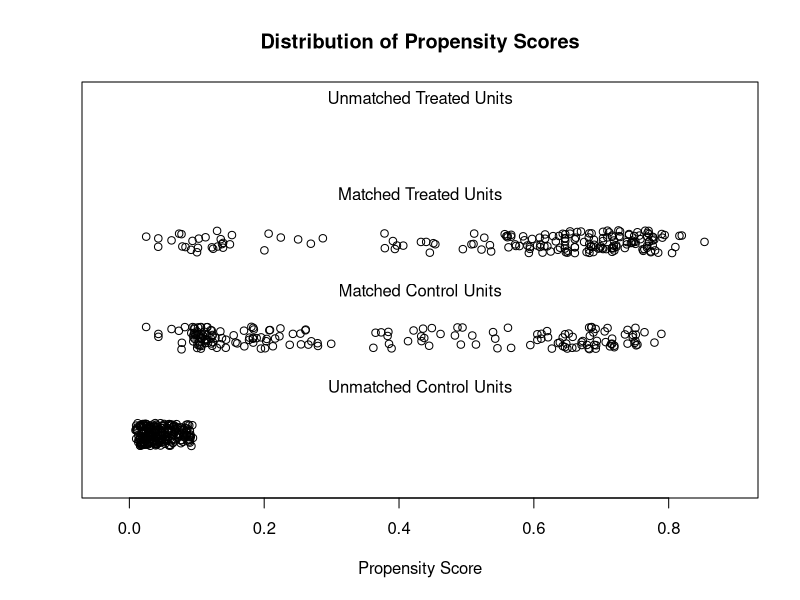
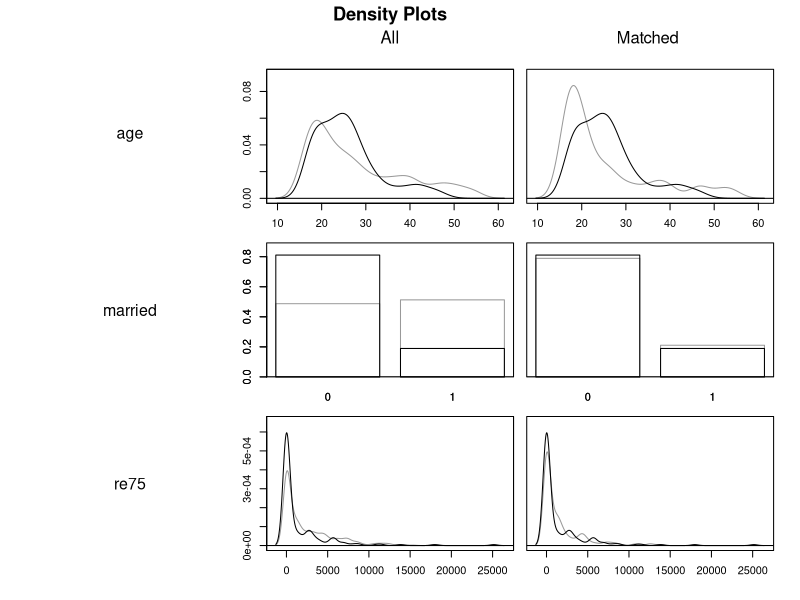

R code for these plots, in order: (Note: this script raises an error after producing the figures.)
library("MatchIt")
data("lalonde")

head(lalonde)

## Check Initial Imbalance ------------------------------------------------------------------ #
m.out0 <- matchit(treat ~ age + educ + race + married + nodegree + re74 + re75,
                  data=lalonde,
                  method=NULL,
                  distance = "glm")

# Checking balance prior to matching
summary(m.out0)
# Summary of Balance for All Data:
#            Means Treated Means Control Std. Mean Diff. Var. Ratio eCDF Mean eCDF Max
# distance          0.5774        0.1822          1.7941     0.9211    0.3774   0.6444
# age              25.8162       28.0303         -0.3094     0.4400    0.0813   0.1577
# educ             10.3459       10.2354          0.0550     0.4959    0.0347   0.1114
# raceblack         0.8432        0.2028          1.7615          .    0.6404   0.6404
# racehispan        0.0595        0.1422         -0.3498          .    0.0827   0.0827
# racewhite         0.0973        0.6550         -1.8819          .    0.5577   0.5577
# married           0.1892        0.5128         -0.8263          .    0.3236   0.3236
# nodegree          0.7081        0.5967          0.2450          .    0.1114   0.1114
# re74           2095.5737     5619.2365         -0.7211     0.5181    0.2248   0.4470
# re75           1532.0553     2466.4844         -0.2903     0.9563    0.1342   0.2876

# severe imbalance as measured by the standardized mean differences (Std. Mean Diff.),
# variance ratios (Var. Ratio), empirical cumulative distribution function (eCDF) statistics.

# Values of standardized mean differences and eCDF statistics close to zero and
# values of variance ratios close to one indicate good balance.

# Here, many of them are far from their ideal values.

## Matching -------------------------------------------------------------------------------- #
# 1:1 nearest neighbor (NN) matching on the propensity score
# which is appropriate for estimating the ATT.
# One by one, each treated unit is paired with an available control unit 
# that has the closest propensity score to it. 
# Any remaining control units are left unmatched and excluded from further analysis.

# Propensity score matching can be an effective way to achieve covariate balance
# in treatment groups.

# 1:1 NN PS matching w/o replacement
m.out1 <- matchit(treat ~ age + educ + race + married +
                    nodegree + re74 + re75,
                  data=lalonde,
                  method = "nearest",
                  distance = "glm") # logistic regression propensity score.
# m.out1
# A `matchit` object
# - method: 1:1 nearest neighbor matching without replacement
# - distance: Propensity score
# - estimated with logistic regression
# - number of obs.: 614 (original), 370 (matched)
# - target estimand: ATT
# - covariates: age, educ, race, married, nodegree, re74, re75

# Checking balance after NN matching
summary(m.out1, un = FALSE) # `un = TRUE` display the balance before & after matching

# Summary of Balance for Matched Data:
#            Means Treated Means Control Std. Mean Diff. Var. Ratio eCDF Mean eCDF Max
# distance          0.5774        0.3629          0.9739     0.7566    0.1321   0.4216
# age              25.8162       25.3027          0.0718     0.4568    0.0847   0.2541
# educ             10.3459       10.6054         -0.1290     0.5721    0.0239   0.0757
# raceblack         0.8432        0.4703          1.0259          .    0.3730   0.3730
# racehispan        0.0595        0.2162         -0.6629          .    0.1568   0.1568
# racewhite         0.0973        0.3135         -0.7296          .    0.2162   0.2162
# married           0.1892        0.2108         -0.0552          .    0.0216   0.0216
# nodegree          0.7081        0.6378          0.1546          .    0.0703   0.0703
# re74           2095.5737     2342.1076         -0.0505     1.3289    0.0469   0.2757
# re75           1532.0553     1614.7451         -0.0257     1.4956    0.0452   0.2054
#            Std. Pair Dist.
# distance            0.9740
# age                 1.3938
# educ                1.2474
# raceblack           1.0259
# racehispan          1.0743
# racewhite           0.8390
# married             0.8281
# nodegree            1.0106
# re74                0.7965
# re75                0.7381

# Although balance has improved for some covariates, in general balance is still quite poor,
# indicating that nearest neighbor propensity score matching is not sufficient for
# removing confounding in this dataset.

# Distribution of propensity scores of those who were matched 
plot(m.out1, type = "jitter", interactive = FALSE)

# Examine balance on the covariates
plot(m.out1, type = "density", interactive = FALSE, which.xs = ~age + married + re75)

# Imbalances are represented by the differences between the black(treated) & gray(control)
# distributions.
# Although married and re75 appear to have improved balance after matching, the case is mixed for age.

## Trying a Different Matching Specification ----------------------------------------------- #
# Given the poor performance of nearest neighbor matching in this example, 
# try a different matching method or make other changes to the matching algorithm 
# or distance specification.

# Full matching: matches every treated unit to at least one control and every control to 
# at least one treated unit.

# Probit for propensity score model.

# Full matching on a probit PS
m.out2 <- matchit(treat ~ age + educ + race + married + nodegree + re74 + re75,
                  data=lalonde,
                  method = "full",
                  distance = "glm",
                  link = "probit")
m.out2
# A `matchit` object
# - method: Optimal full matching
# - distance: Propensity score
# - estimated with probit regression
# - number of obs.: 614 (original), 614 (matched)
# - target estimand: ATT
# - covariates: age, educ, race, married, nodegree, re74, re75

# Checking balance after full matching
summary(m.out2, un = FALSE)
# Summary of Balance for Matched Data:
#          Means Treated Means Control Std. Mean Diff. Var. Ratio eCDF Mean eCDF Max Std. Pair Dist.
# distance        0.5773        0.5764          0.0045     0.9949    0.0043   0.0486          0.0198
# age            25.8162       25.5347          0.0393     0.4790    0.0787   0.2742          1.2843
# educ           10.3459       10.5381         -0.0956     0.6192    0.0253   0.0730          1.2179
# raceblack       0.8432        0.8389          0.0119          .    0.0043   0.0043          0.0162
# racehispan      0.0595        0.0492          0.0435          .    0.0103   0.0103          0.4412
# racewhite       0.0973        0.1119         -0.0493          .    0.0146   0.0146          0.3454
# married         0.1892        0.1633          0.0660          .    0.0259   0.0259          0.4473
# nodegree        0.7081        0.6577          0.1110          .    0.0504   0.0504          0.9872
# re74         2095.5737     2100.2150         -0.0009     1.3467    0.0314   0.1881          0.8387
# re75         1532.0553     1561.4420         -0.0091     1.5906    0.0536   0.1984          0.8240

# Balance is far better, as determined by the lower standardized mean differences and eCDF statistics.
# The balance should be reported when publishing the results of a matching analysis.
# This can be done either in a table, using the values resulting from summary(), or in a plot,
# such as a Love plot.
plot(summary(m.out2))

## Estimating the Treatment Effect --------------------------------------------------------- #

# Run a regression of the outcome on the treatment and covariates in the matched sample
# and estimate the treatment effect
# Including the covariates used in the matching provide additional robustness to slight imbalances
# remaining after matching and can improve precision.

# 1. Extract the matched dataset - only contains the matched units + distance, weights, subclass
m.data <- match_data(m.out2)
head(m.data)

# 2. Model the outcome in this dataset using the standard regression functions
# Be sure to include the matching weights in the estimation
library("marginaleffects")

fit <- lm(re78 ~ treat * (age + educ + race + married + nodegree + re74 + re75),
          data = m.data,
          weights = weights)

# 3. G-computation to estimate the ATT.
avg_comparisons(fit,
                variables = "treat",
                vcov = ~subclass,
                newdata = subset(treat == 1))

# Estimate Std. Error    z Pr(>|z|)   S 2.5 % 97.5 %
#     1977        704 2.81  0.00501 7.6   596   3357
